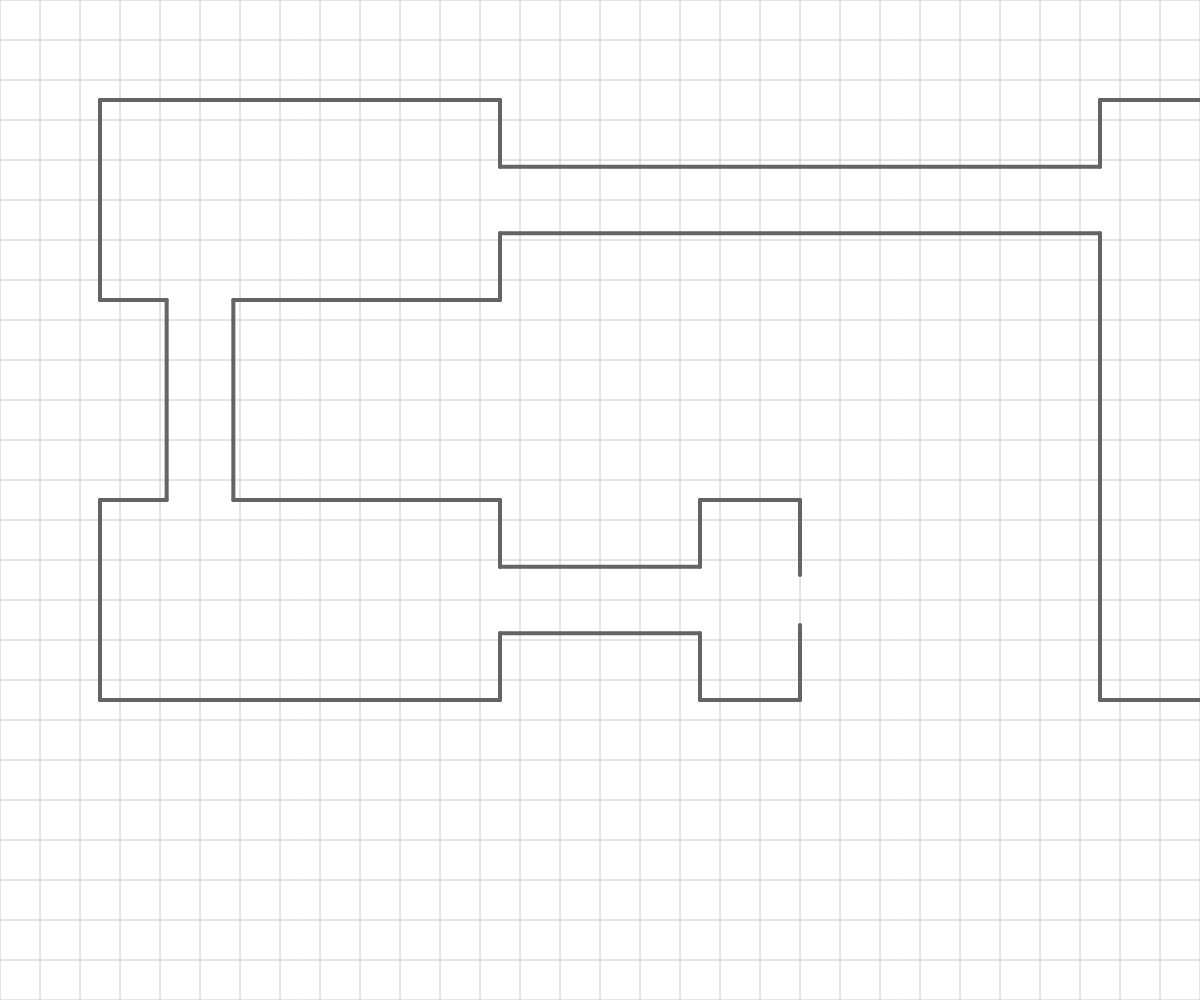
Frame 1 (no input)
Frame 60 (no input): identical to frame 1, image omitted
Frame 120 (the mouse pressed at the canvas centre since frame 60): identical to frame 1, image omitted

The p5.js sketch that drew this single still picture (run headless with seeded random() and noise() and a simulated clock; from frame 60 on, the mouse is pressed at the canvas centre):

// p5.js sketch
// ── sketch.js
let agents = []
let paths = [];
let points = [];
let walls = [];
let obstacles = []
let exits = [];
let startx;
let starty
let offset;
let debug = false;
let detailedDebug = false;
let centerCircle;
let numAgents = 500;
let addExtraExit = true;
let addedExtraObstacles = false;
let example = 2;

// bin-lattice spatial subdivision
let grid;
let cols;
let rows;
let resolution = 40; // adjust as necessary

function make2DArray(cols, rows) {
	let arr = new Array(cols);
	for (let i = 0; i < arr.length; i++) {
		arr[i] = new Array(rows);
	}
	return arr;
}



function setup1() {
	centerCircle = createVector(width / 2, height / 2 - 64);
	offset = 200;
	startx = 350;
	starty = 80;
	points.push(createVector(startx, starty));
	points.push(createVector(startx, starty + offset));
	points.push(createVector(startx - offset * 1.4, starty + offset));
	points.push(createVector(startx - offset * 1.4, starty + offset * 2));
	//points.push(createVector(startx - offset * 1.4, starty + offset + offset/2 + 10));
	points.push(createVector(startx, starty + offset * 2));
	points.push(createVector(startx, starty + offset * 3));
	points.push(createVector(width / 2 - 128, starty + offset * 3));
	points.push(createVector(width / 2 - 128, starty + offset * 4));
	points.push(createVector(width / 2 + 128, starty + offset * 4));
	points.push(createVector(width / 2 + 128, starty + offset * 3));
	points.push(createVector(width / 2 + 128 + (width / 2 - 128 - startx), starty + offset * 3));
	points.push(createVector(width / 2 + 128 + (width / 2 - 128 - startx), starty + offset * 2));
	points.push(createVector(width / 2 + 128 + (width / 2 - 128 - startx) + offset * 1.4, starty + offset * 2));
	points.push(createVector(width / 2 + 128 + (width / 2 - 128 - startx) + offset * 1.4, starty + offset));
	points.push(createVector(width / 2 + 128 + (width / 2 - 128 - startx), starty + offset));
	points.push(createVector(width / 2 + 128 + (width / 2 - 128 - startx), starty));
	for (let i = 0; i < points.length; i++) {
		walls.push(new Wall(points[i], points[(i + 1) % points.length]));
	}

	paths.push(new Path(80));
	paths.push(new Path(80));
	paths.push(new Path(110));




	paths[0].addPoint(startx + 50, (starty + offset * 2 - offset / 2));
	paths[0].addPoint(startx - offset * 1.4 - 50, (starty + offset * 2 - offset / 2));

	paths[1].addPoint(width / 2 + 128 + (width / 2 - 128 - startx) - 50, (starty + offset * 2 - offset / 2));
	paths[1].addPoint(width / 2 + 128 + (width / 2 - 128 - startx) + offset * 1.4 + 50, (starty + offset * 2 - offset / 2));

	paths[2].addPoint(width / 2, starty + offset * 3 - 30);
	paths[2].addPoint(width / 2, starty + offset * 4 + 30);

	

	exits.push(createExitVertical(2, walls[2].getLength() / 2, 30));
	exits.push(createExitVertical(11, walls[11].getLength() / 2, 30));
	exits.push(createExitHorizontal(6, walls[6].getLength() / 2, 60));
	
	if(addExtraExit)
	exits.push(createExitHorizontal(12, walls[12].getLength()/2, 80));
	console.log(exits);


	let minx = startx + 10;
	let maxx = width / 2 + 128 + (width / 2 - 128 - startx) - 10;
	let miny = starty + 10;
	let maxy = starty + offset * 3 - 10;
	for (let i = 0; i < numAgents; i++) {
		let agent = new Agent(getRandomStartPos(minx, maxx, miny, maxy), createVector(mouseX, mouseY), color(100, 100, 100));
		agent.r = 9.0;
		let exit = getClosestExit(agent)
		agent.setTarget(exit.position);
		
		if(exit !== exits[3])
		agent.setPath(getClosestPath(exit.position));
		//agent.setPath(null);
		agents.push(agent);
	}


	obstacles.push(new Obstacle(centerCircle, 100));
	
	
}

function setup2() {

	offset = 200;
	startx = 100;
	starty = 100;
	points.push(createVector(startx, starty));
	points.push(createVector(startx, starty + offset));
	points.push(createVector(startx + offset / 3, starty + offset));
	points.push(createVector(startx + offset / 3, starty + offset * 2));
	points.push(createVector(startx, starty + offset * 2));
	points.push(createVector(startx, starty + offset * 3));
	points.push(createVector(startx + offset * 2, starty + offset * 3));
	points.push(createVector(startx + offset * 2, starty + offset * 3 - offset / 3));
	points.push(createVector(startx + offset * 3, starty + offset * 3 - offset / 3));
	points.push(createVector(startx + offset * 3, starty + offset * 3));
	points.push(createVector(startx + offset * 3 + offset / 2, starty + offset * 3));
	points.push(createVector(startx + offset * 3 + offset / 2, starty + offset * 2));
	points.push(createVector(startx + offset * 3, starty + offset * 2));
	points.push(createVector(startx + offset * 3, starty + offset * 2 + offset / 3));
	points.push(createVector(startx + offset * 2, starty + offset * 2 + offset / 3));
	points.push(createVector(startx + offset * 2, starty + offset * 2 + offset / 3));
	points.push(createVector(startx + offset * 2, starty + offset * 2));
	points.push(createVector(startx + offset - offset / 3, starty + offset * 2));
	points.push(createVector(startx + offset - offset / 3, starty + offset));
	points.push(createVector(startx + offset * 2, starty + offset));
	points.push(createVector(startx + offset * 2, starty + offset - offset / 3));
	points.push(createVector(startx + offset * 5, starty + offset - offset / 3));
	points.push(createVector(startx + offset * 5, starty + offset * 3));
	points.push(createVector(startx + offset * 7, starty + offset * 3));
	points.push(createVector(startx + offset * 7, starty + offset * 3 - offset / 1.5));
	points.push(createVector(startx + offset * 6 - offset / 3, starty + offset * 3 - offset / 1.5));
	points.push(createVector(startx + offset * 6 - offset / 3, starty + offset - offset / 3));
	points.push(createVector(startx + offset * 7, starty + offset - offset / 3));
	points.push(createVector(startx + offset * 7, starty));
	points.push(createVector(startx + offset * 5, starty));
	points.push(createVector(startx + offset * 5, starty + offset / 3));
	points.push(createVector(startx + offset * 2, starty + offset / 3));
	points.push(createVector(startx + offset * 2, starty));
	points.push(createVector(startx, starty));


	for (let i = 0; i < points.length - 1; i++) {
		walls.push(new Wall(points[i], points[(i + 1)]));
	}


	let path = new Path(offset / 4);
	path.addPoint(walls[22].end.x - offset / 4, walls[22].start.y - (offset / 3));
	path.addPoint(walls[22].start.x+offset/2, walls[22].start.y - (offset / 3));
	paths.push(path);


	path = new Path(offset / 4);
	path.addPoint(walls[22].start.x+offset/3, walls[22].start.y - offset);
	path.addPoint(walls[22].start.x+offset/3, walls[22].start.y - offset*2-offset/3);
	paths.push(path);
	
	path = new Path(offset / 8);
	path.addPoint(walls[20].start.x + walls[20].getLength(), starty + offset / 2);
	path.addPoint(walls[20].start.x, starty + offset / 2);
	paths.push(path);

	path = new Path(offset / 8);
	path.addPoint(walls[2].start.x + (offset / 3) / 2, walls[2].start.y - offset/2);
	path.addPoint(walls[2].start.x + (offset / 3) / 2, walls[2].end.y + offset/8);
	paths.push(path);

	path = new Path(offset / 8);
	path.addPoint(walls[7].start.x-offset/4, walls[7].start.y - (offset / 3) / 2);
	path.addPoint(walls[7].end.x+offset/1.5, walls[7].start.y - (offset / 3) / 2);
	paths.push(path);

	


	exits.push(createExitVertical(10, walls[10].getLength() / 2, 50));
}


function draw1() {
	background(255);

	// Reset grid at the beginning of each frame
	for (let i = 0; i < cols; i++) {
		for (let j = 0; j < rows; j++) {
			grid[i][j] = [];
		}
	}

	// Place each agent into the appropriate cell in the grid
	for (let agent of agents) {
		let col = floor(agent.position.x / resolution);
		let row = floor(agent.position.y / resolution);
		col = constrain(col, 0, cols - 1);
		row = constrain(row, 0, rows - 1);
		grid[col][row].push(agent);
	}

	// Draw the grid
	stroke(200);
	strokeWeight(1);

	// Draw vertical lines
	for (let i = 0; i <= cols; i++) {
		let x = i * resolution;
		line(x, 0, x, height);
	}

	// Draw horizontal lines
	for (let j = 0; j <= rows; j++) {
		let y = j * resolution;
		line(0, y, width, y);
	}


	if (debug)
		for (let path of paths) path.show();
	stroke(100);
	strokeWeight(4);
	noFill();


	for (let obstacle of obstacles) {
		obstacle.show();
	}




	for (let agent of agents) {

		if (agent.evacuated) continue;
		//agent.setTarget(createVector(mouseX, mouseY));

		for (let exit of exits) {
			if (exit.checkExit(agent)) agent.evacuated = true;
		}


		agent.update(agents, obstacles);
		agent.show();
	}

	for (let wall of walls) {
		wall.show();
		for (let agent of agents) {
			if(agent.evacuated) continue;
			if (coll_det_bw(agent, wall)) {
				//console.log("collision");
				pen_res_bw(agent, wall);
				coll_res_bw(agent, wall);
			}
		}
	}
	if (debug)
		for (let exit1 of exits) {
			exit1.show();
		}

	stroke(255, 0, 0);
	strokeWeight(8);
	//line(70, 370, 70, 390);
}


function draw2() {
	background(255);

	// Reset grid at the beginning of each frame
	for (let i = 0; i < cols; i++) {
		for (let j = 0; j < rows; j++) {
			grid[i][j] = [];
		}
	}

	// Place each agent into the appropriate cell in the grid
	for (let agent of agents) {
		let col = floor(agent.position.x / resolution);
		let row = floor(agent.position.y / resolution);
		col = constrain(col, 0, cols - 1);
		row = constrain(row, 0, rows - 1);
		grid[col][row].push(agent);
	}

	// Draw the grid
	stroke(200);
	strokeWeight(1);

	// Draw vertical lines
	for (let i = 0; i <= cols; i++) {
		let x = i * resolution;
		line(x, 0, x, height);
	}

	// Draw horizontal lines
	for (let j = 0; j <= rows; j++) {
		let y = j * resolution;
		line(0, y, width, y);
	}


	if (debug)
		for (let path of paths) path.show();
	stroke(100);
	strokeWeight(4);
	noFill();


	for (let obstacle of obstacles) {
		obstacle.show();
	}




	for (let agent of agents) {

		if (agent.evacuated) continue;
		//agent.setTarget(createVector(mouseX, mouseY));

		for (let exit of exits) {
			if (exit.checkExit(agent)) agent.evacuated = true;
		}

		if(agent.offPath) {
			let path = getNextPath(agent.path);
			if(path) agent.setPath(path);
			else agent.setTarget(exits[0].position);
			
		}
		
		agent.update(agents, obstacles);
		agent.show();
	}

	for (let wall of walls) {
		wall.show();
		for (let agent of agents) {
			if (coll_det_bw(agent, wall)) {
				//console.log("collision");
				pen_res_bw(agent, wall);
				coll_res_bw(agent, wall);
			}
		}
	}
	if (debug)
		for (let exit1 of exits) {
			exit1.show();
		}

	stroke(255, 0, 0);
	strokeWeight(8);
	//line(70, 370, 70, 390);
}


function setup() {
	createCanvas(windowWidth, windowHeight);
	cols = floor(width / resolution);
	rows = floor(height / resolution);
	grid = make2DArray(cols, rows);
	if(example === 1) setup1();
	else setup2();
	
	
}



function draw() {
	if(example === 1) draw1();
	else draw2();
}


function windowResized() {
	resizeCanvas(windowWidth, windowHeight);
}



function getClosestPath(position) {

	let minD = p5.Vector.dist(position, paths[0].points[0]);
	let closest = paths[0];
	for (let i = 0; i < paths.length; i++) {
		//console.log(paths[i].points);
		let d = p5.Vector.dist(position, paths[i].points[0]);
		if (d < minD) {
			minD = d;
			closest = paths[i];
		}
	}
	return closest;
}

function getNextPath(currPath) {
	let i;
	for (i = 0; i < paths.length; i++) {

		if(paths[i] == currPath) break;
	}
	return paths[i+1];
	
}

function getClosestExit(agent) {

	let minD = p5.Vector.dist(agent.position, exits[0].position);
	let closest = exits[0];
	for (let i = 0; i < exits.length; i++) {
		//console.log(paths[i].points);
		let d = p5.Vector.dist(agent.position, exits[i].position);
		if (d < minD) {
			minD = d;
			closest = exits[i];
		}
	}
	return closest;
}


function getRandomIntInRange(x1, x2) {
	// Ensure x1 and x2 are integers
	x1 = Math.floor(x1);
	x2 = Math.floor(x2);

	// Swap values if x2 is smaller than x1
	if (x2 < x1) {
		let temp = x1;
		x1 = x2;
		x2 = temp;
	}

	// Calculate the random integer within the range
	return Math.floor(Math.random() * (x2 - x1 + 1)) + x1;
}


function getRandomStartPos(xmin, xmax, ymin, ymax) {
	let res = createVector(getRandomIntInRange(xmin, xmax), getRandomIntInRange(ymin, ymax));
	while (p5.Vector.dist(res, centerCircle) < 6 + 100) res = createVector(getRandomIntInRange(xmin, xmax), getRandomIntInRange(ymin, ymax));
	return res;
}


//returns with closest point on a line segment to a given point
function closestPointBW(b1, w1) {
	let ballToWallStart = p5.Vector.sub(w1.start, b1.position);
	if (p5.Vector.dot(w1.wallUnit(), ballToWallStart) > 0) {
		return w1.start;
	}

	let wallEndToBall = p5.Vector.sub(b1.position, w1.end);
	if (p5.Vector.dot(w1.wallUnit(), wallEndToBall) > 0) {
		return w1.end;
	}

	let closestDist = p5.Vector.dot(w1.wallUnit(), ballToWallStart);
	let closestVect = w1.wallUnit().mult(closestDist);
	return p5.Vector.sub(w1.start, closestVect);
}

//collision detection between ball and wall
function coll_det_bw(b1, w1) {
	let ballToClosest = p5.Vector.sub(closestPointBW(b1, w1), b1.position);
	if (ballToClosest.mag() <= b1.r) {
		return true;
	}
}



//penetration resolution between ball and wall
function pen_res_bw(b1, w1) {
	let penVect = p5.Vector.sub(b1.position, closestPointBW(b1, w1));
	let penVectMag = penVect.mag();
	b1.position.add(penVect.setMag(1).mult(b1.r - penVectMag));
}

//collision response between ball and wall
function coll_res_bw(b1, w1) {
	let normal = p5.Vector.sub(b1.position, closestPointBW(b1, w1)).setMag(1);
	let sepVel = p5.Vector.dot(b1.velocity, normal);
	let new_sepVel = -sepVel * 0.5;
	let vsep_diff = sepVel - new_sepVel;
	b1.velocity.add(normal.mult(-vsep_diff));
}


function mouseClicked() {
	//points.push(createVector(mouseX, mouseY));
	//console.log(points.length);
	console.log(mouseX + "," + mouseY);
	//debug = !debug;

	if(example === 1) {
		for (let i = 0; i < 10; i++) {
			let rng = Math.floor(Math.random() * 15) + 1
			let agent = new Agent(createVector(mouseX+rng, mouseY+rng), createVector(mouseX, mouseY), color(100, 100, 100));
			agent.r = 9.0;
			let exit = getClosestExit(agent)
			agent.setTarget(exit.position);
			
			if(exit !== exits[3])
			agent.setPath(getClosestPath(exit.position));
			//agent.setPath(null);
			agents.push(agent);
		}
		if(mouseButton === RIGHT) {
			console.log("right click");
		}
	}
	else {
		for(let i = 0; i < 10; i++) {
			let rng = Math.floor(Math.random() * 15) + 1
			let agent = new Agent(createVector(mouseX+rng, mouseY+rng), null, color(100, 100, 100));
			
				agent.setPath(getClosestPath(agent.position));
				
				agents.push(agent);
			}
	}
		
}

function keyPressed() {
	console.log(keyCode);
	if (key == 'd') {
		debug = !debug;
	}
	if (key == 'v') {
		detailedDebug = !detailedDebug;
		//debug = detailedDebug;
	}
	if (key == 'o') {
		if(addedExtraObstacles) return
		else {
			obstacles.push(new Obstacle(createVector(startx+offset, 200), 50));
			obstacles.push(new Obstacle(createVector(startx+offset, 400), 50));
			obstacles.push(new Obstacle(createVector(startx+offset, 600), 50));
			addedExtraObstacles = true;
		}
	}
}


function createExitVertical(wallId, startOffset, size) {
	let wall = walls.splice(wallId, 1)[0];
	let isExitFlipped = false;

	if (wall.start.y > wall.end.y) {
		let wallStart = createVector(wall.start.x, wall.start.y);
		wall.start = wall.end;
		wall.end = wallStart;
		isExitFlipped = true;
	}


	let newWall1 = new Wall(wall.start, createVector(wall.start.x, wall.start.y + startOffset - size / 2));
	walls.push(newWall1);

	let newWall2 = new Wall(createVector(newWall1.end.x, newWall1.end.y + size), wall.end);
	walls.push(newWall2);

	let exit = new Exit(newWall1.end, newWall2.start, isExitFlipped);
	//exit.setPath(getClosestPath(exit.position))
	return exit;
}


function createExitHorizontal(wallId, startOffset, size) {
	let wall = walls.splice(wallId, 1)[0];
	let isExitFlipped = false;


	if (wall.start.x > wall.end.y) {
		let wallStart = createVector(wall.start.x, wall.start.y);
		wall.start = wall.end;
		wall.end = wallStart;
		isExitFlipped = true;
	}


	let newWall1 = new Wall(wall.start, createVector(wall.start.x + startOffset - size / 2, wall.start.y));
	walls.push(newWall1);

	let newWall2 = new Wall(createVector(newWall1.end.x + size, newWall1.end.y), wall.end);
	walls.push(newWall2);

	let exit = new Exit(newWall1.end, newWall2.start, isExitFlipped);
	//exit.setPath(getClosestPath(exit.position))
	return exit;
}
// ── agent.js
const AGENT_ACTIONS = {
    IDLE: 0,
    SEEK: 1
};



class Agent {

    constructor(position, target, color) {
        this.position = createVector(position.x, position.y);
        this.velocity = createVector(0.0, 0.0);
        this.acceleration = createVector(0.0, 0.0);
        this.r = 11.0;
        this.maxSpeed = 1;
        this.maxForce = 0.2;
        this.target = target;
        this.color = color;
        this.seg1 = -1;
        this.seg2 = -1;
        this.offPath = false;
        this.path = null;
        this.evacuated = false;
    }


    setTarget(target) {
        this.target = target;
    }

    setPath(path) {
        this.path = path;
        this.offPath = false;
    }

    applyForce(force) {
        this.acceleration.add(force);
    }


    seek(target) {
        // Calculate the desired velocity to target at max speed.
        let desired = p5.Vector.sub(target, this.position);
        desired.setMag(this.maxSpeed);

        let steer = p5.Vector.sub(desired, this.velocity);
        steer.limit(this.maxForce);
        return steer;
    }


    arrive(target) {
        // Calculate the desired velocity to target at max speed.
        let desired = p5.Vector.sub(target, this.position);

        let d = desired.mag();
        // Scale with arbitrary damping within 100 pixels
        if (d < 100) {
            let m = map(d, 0, 100, 0, this.maxSpeed);
            desired.setMag(m);
        } else {
            desired.setMag(this.maxSpeed);
        }


        let steer = p5.Vector.sub(desired, this.velocity);
        steer.limit(this.maxForce);
        return steer;
    }

    separate(agents) {
        let desiredSeparation = this.r * 2;
        let sum = createVector();
        let count = 0;
        for (let other of agents) {
            if (this === other || other.evacuated) continue;

            let distance = p5.Vector.dist(this.position, other.position);
            if (distance >= desiredSeparation) continue;

            let away = p5.Vector.sub(this.position, other.position); // vector pointing away from the "other" agent
            away.setMag(1 / distance);
            sum.add(away);
            count++;
        }

        if (count > 0) {
            sum.div(count);
            sum.setMag(this.maxSpeed);
            sum.sub(this.velocity);
            sum.limit(this.maxForce);
        }
        return sum;
    }


    avoidObstacle(obstacles) {
        let steerAngle = 0.0;
        for (let i = 0; i < obstacles.length; i++) {
            let obstacle = obstacles[i];
            //find if boid is near the obstacle
            let vec = p5.Vector.sub(obstacle.center, this.position);	//vector joining the centers

            let distBetweenCenters = vec.mag();
            if (distBetweenCenters < 2 * obstacle.r) {
                let dotProduct = p5.Vector.dot(vec, this.velocity);
                //find if boid is movind towards the obstacle
                if (dotProduct > 0.0) {
                    //angle tangent from boid makes with the line joining the center
                    //of the obstable

                    let tangentAngle = asin(limitToDomain((obstacle.r + this.r + 2.0) / distBetweenCenters));
                    //angle between direction of boid and line joining the center
                    let directionAngle = acos(limitToDomain(dotProduct / (vec.mag() * this.velocity.mag())));

                    if (directionAngle < tangentAngle) {
                        let desired = p5.Vector.sub(this.target, this.position);
                        
                        //console.log(desired.angleBetween(toObstacle));
                        if (desired.angleBetween(vec) > 0)
                            steerAngle -= (tangentAngle - directionAngle);
                        else
                            steerAngle += (tangentAngle - directionAngle);
                    }


                    //console.log(directionAngle);
                    //stroke(100);
                    //strokeWeight(4);


                    //line(this.position.x, this.position.y, this.target.x, this.target.y);
                    //line(this.position.x, this.position.y, obstacle.center.x, obstacle.center.y);

                }
            }
        }

        //console.log(this.velocity.angle()-steerAngle);
        //console.log(adjustAngle(degrees(steerAngle)));
        //console.log(adjustAngle(degrees(-steerAngle)));
        return steerAngle;
    }

    follow(path) {
        //if(this.offPath) return createVector(0.0,0.0);
        // Predict position 25 (arbitrary choice) frames ahead
        let predict = this.velocity.copy();
        predict.normalize();
        predict.mult(25);
        let predictpos = p5.Vector.add(this.position, predict);

        // Now we must find the normal to the path from the predicted position
        // We look at the normal for each line segment and pick out the closest one
        let normal = null;
        let target = null;
        let worldRecord = 1000000; // Start with a very high worldRecord distance that can easily be beaten

        let seg1 = -1;
        let seg2 = -1;

        // Loop through all points of the path
        for (let i = 0; i < path.points.length; i++) {

            // Look at a line segment
            let a = path.points[i];
            let b = path.points[(i + 1) % path.points.length]; // Note Path has to wraparound

            // Get the normal point to that line
            let normalPoint = getNormalPoint(predictpos, a, b);
            if (p5.Vector.dist(path.points[path.points.length - 1], normalPoint) < 10) {
                //console.log("end of path");
                this.offPath = true;
                return createVector(0.0, 0.0);
            }




            // Check if normal is on line segment
            let dir = p5.Vector.sub(b, a);
            // If it's not within the line segment, consider the normal to just be the end of the line segment (point b)
            
            
            if (normalPoint.x < min(a.x, b.x) || normalPoint.x > max(a.x, b.x) || normalPoint.y < min(a.y, b.y) || normalPoint.y > max(a.y, b.y)) {
                normalPoint = b.copy();
                // If we're at the end we really want the next line segment for looking ahead
                a = path.points[(i + 1) % path.points.length];
                b = path.points[(i + 2) % path.points.length]; // Path wraps around
                dir = p5.Vector.sub(b, a);
                //if (da + db > dir.mag()+1) {console.log("aaa");}
                //if(i == path.points.length-1)
                // console.log("off path");
            }

            // How far away are we from the path?
            let d = p5.Vector.dist(predictpos, normalPoint);
            // Did we beat the worldRecord and find the closest line segment?
            if (d < worldRecord) {
                seg1 = i;
                seg2 = (i + 1) % path.points.length;

                worldRecord = d;
                normal = normalPoint;

                // Look at the direction of the line segment so we can seek a little bit ahead of the normal
                dir.normalize();
                // This is an oversimplification
                // Should be based on distance to path & velocity
                dir.mult(25);
                target = normal.copy();
                target.add(dir);
            }
        }
        if (seg1 != this.seg1) {
            this.seg1 = seg1;
            this.seg2 = seg2;

            //console.log("Line seg: " + seg1 + "," + seg2);
        }



        // Draw the debugging stuff
        if (detailedDebug) {
            // Draw predicted future position
            stroke(0);
            fill(0);
            line(this.position.x, this.position.y, predictpos.x, predictpos.y);
            ellipse(predictpos.x, predictpos.y, 4, 4);

            // Draw normal position
            stroke(0);
            fill(0);
            ellipse(normal.x, normal.y, 4, 4);
            // Draw actual target (red if steering towards it)
            line(predictpos.x, predictpos.y, target.x, target.y);
            if (worldRecord > path.radius) fill(255, 0, 0);
            noStroke();
            ellipse(target.x, target.y, 8, 8);
        }

        // Only if the distance is greater than the path's radius do we bother to steer
        if (worldRecord > path.radius) {
            return this.seek(target);
        } else {
            return this.seek(target).mult(0.3);
            //return createVector(0.0, 0.0);
            

            //
            return this.seek(path.points[seg2]).mult(0.5);
        }
    }

    neighbors() {
        let col = Math.floor(this.position.x / resolution);
        let row = Math.floor(this.position.y / resolution);
        let neighbors = [];

        // Check cells in a 3x3 block around the current boid
        for (let i = -1; i <= 1; i++) {
            for (let j = -1; j <= 1; j++) {
                let newCol = col + i;
                let newRow = row + j;
                // Make sure this is a valid cell
                if (newCol >= 0 && newCol < cols && newRow >= 0 && newRow < rows) {
                    // Add all boids in this cell to neighbors
                    neighbors = neighbors.concat(grid[newCol][newRow]);
                }
            }
        }
        return neighbors;
    }

    update(agents, obstacles) {

        let force = createVector(0, 0);
        if(this.target)
        force.add(this.seek(this.target));

        if (this.path) force.add(this.follow(this.path).mult(2));






        //console.log(this.neighbors());

        force.add(this.separate(this.neighbors()).mult(4));
        //force.add(this.separate(agents).mult(3));


        this.applyForce(force);
        this.velocity.add(this.acceleration);
        this.velocity.limit(this.maxSpeed);
        this.velocity.rotate(this.avoidObstacle(obstacles));
        this.position.add(this.velocity);
        this.acceleration.mult(0);
    }

    show() {
        stroke(255);
        strokeWeight(1);

        fill(this.color);
        push();
        circle(this.position.x, this.position.y, this.r * 2);
        fill(127);
        stroke(0);
        strokeWeight(2);
        //line(0, 0, this.radius, 0);


        translate(this.position.x, this.position.y);
        rotate(this.velocity.heading());

        if (detailedDebug) 
            triangle(-this.r, -this.r / 2, -this.r, this.r / 2, this.r, 0);
        pop();
    }
}

// A function to get the normal point from a point (p) to a line segment (a-b)
function getNormalPoint(p, a, b) {
    // Vector from a to p
    let ap = p5.Vector.sub(p, a);
    // Vector from a to b
    let ab = p5.Vector.sub(b, a);
    ab.normalize(); // Normalize the line
    // Project vector "diff" onto line by using the dot product
    ab.mult(ap.dot(ab));
    let normalPoint = p5.Vector.add(a, ab);
    return normalPoint;
}


function limitToDomain(input) {
    if (input < -1) {
        return -1;
    } else if (input > 1) {
        return 1;
    } else {
        return input;
    }
}


function adjustAngle(angle) {
    // Use the modulo operator to wrap the angle within the range [0, 360)
    return (angle % 360 + 360) % 360;
}
// ── exit.js



class Exit {
    constructor(start, end, isExitFlipped) {
        this.start = start;
        this.end = end;
        this.position = createVector((start.x+end.x)/2, (start.y+end.y)/2);
        
        //vertical exit - exit towards left
        if (start.x == end.x && !isExitFlipped) 
        {
            this.checkExit = function(agent) {     
                if(agent.position.x < this.start.x && agent.position.y > this.start.y && agent.position.y < this.end.y){
                    //console.log("exit towards left");
                    return agent.position.x > this.start.x - 20; //limit to some range so that other things in the path are not effected
                } 
                
                return false;
            }
        }

        //vertical exit - exit towards right
        if (start.x == end.x && isExitFlipped) 
        {
            this.checkExit = function(agent) {
                if(agent.position.x > this.start.x && agent.position.y > this.start.y && agent.position.y < this.end.y){
                    //console.log("exit towards right");
                    return agent.position.x < this.start.x + 20; //limit to some range so that other things in the path are not effected
                }
                return false;
            }
        }

        //horizontal exit - exit towards down
        if (start.y == end.y && !isExitFlipped) 
        {
            this.checkExit = function(agent) {
                if(agent.position.y > this.start.y && agent.position.x > this.start.x && agent.position.x < this.end.x){
                    //console.log("exit towards bottom");
                    return agent.position.y < this.start.y + 20; //limit to some range so that other things in the path are not effected
                }
                return false;
            }
        }

        //horizontal exit - exit towards top
        if (start.y == end.y && isExitFlipped) 
        {
            this.checkExit = function(agent) {
                if(agent.position.y < this.start.y && agent.position.x > this.start.x && agent.position.x < this.end.x){
                    //console.log("exit towards top");
                    return agent.position.y > this.start.y - 20; //limit to some range so that other things in the path are not effected
                }
                return false;
            }
        }

    }

    

    show() {
        stroke(0,100,255,100);
	    strokeWeight(6);
        line(this.start.x, this.start.y, this.end.x, this.end.y);
    }


   

    getLength() {
        return p5.Vector.sub(this.end,this.start).mag(0);
    }
}
// ── obstacle.js
class Obstacle {
    constructor(center, radius) {
        this.center = center;
        this.r = radius;
    }

    show() {
        stroke(100);
	    strokeWeight(4);
	    noFill();
        circle(this.center.x, this.center.y, this.r*2);
    }
}
// ── path.js
class Path {
    constructor(r) {
      // How far is it ok for the agent to wander off
        this.radius = r;
        this.points = [];
    }
  
    addPoint(x, y) {
        let point = createVector(x, y);
        this.points.push(point);
    }
  
    getStart() {
        return this.points[0];
    }
  
    getEnd() {
        return this.points[this.points.length - 1];
    }
  
  
    show() {
        strokeJoin(ROUND);
        // Draw thick line for radius
        stroke(200);
        strokeWeight(this.radius * 2);
        noFill();
        beginShape();
        for (let i = 0; i < this.points.length; i++) {
            vertex(this.points[i].x, this.points[i].y);
        }
        endShape();
        // Draw thin line for center of path
        stroke(0);
        strokeWeight(1);
        noFill();
        beginShape();
        for (let i = 0; i < this.points.length; i++) {
            vertex(this.points[i].x, this.points[i].y);
        }
        endShape();
    }
  }
// ── wall.js
class Wall {
    constructor(start, end) {
        this.start = start;
        this.end = end;
    }

    show() {
        stroke(100);
	    strokeWeight(4);
        line(this.start.x, this.start.y, this.end.x, this.end.y);
    }


    wallUnit(){
        return p5.Vector.sub(this.end,this.start).setMag(1);
    }

    getLength() {
        return p5.Vector.sub(this.end,this.start).mag(0);
    }
}
